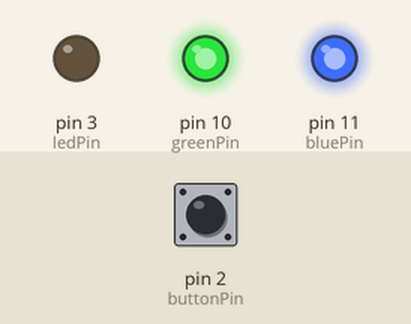
The sketch below on a simulated Arduino Uno, built with avr-gcc and run on an emulated ATmega328P. Shown: output pins drawn as LEDs (lit = HIGH). Dashed ring = blinking. The inputs (shaded band) are chosen by the test bench; at power-on: pin 2 (buttonPin) LOW.

Above: at 1.2 s.
1.3 s: pin 2 (buttonPin) pulled HIGH for 0.15 s
At 2.4 s:
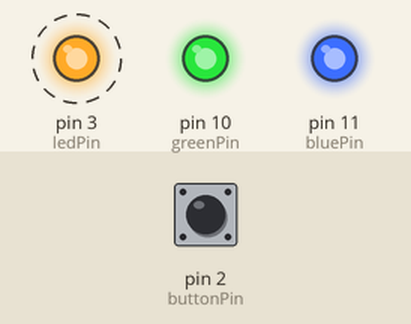
Timing chart, 0 to 10.4 s (numbered marks = the images above; inputs shaded):
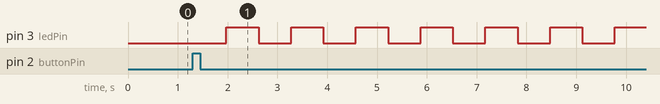

Measured:
- after the input at 1.3 s, pin 3 (ledPin): alternates HIGH for 0.65 s and LOW for 0.65 s, starting after 0.67 s

The sketch:

HW3-2.ino
```cpp
const int buttonPin = 2;
const int ledPin = 3;
const int greenPin = 10;
const int bluePin = 11;
const int pressedLevel = HIGH;

// 常亮、慢閃、中速閃、快閃。
const unsigned long blinkIntervals[] = {0, 650, 320, 120};

int mode = 0;
int lastReading;
int stableButton;
bool ledOn = true;
unsigned long buttonChangedAt = 0;
unsigned long lastBlinkAt = 0;

void setup() {
  pinMode(buttonPin, INPUT);
  lastReading = stableButton = digitalRead(buttonPin);

  pinMode(ledPin, OUTPUT);
  pinMode(greenPin, OUTPUT);
  pinMode(bluePin, OUTPUT);

  digitalWrite(ledPin, LOW);
  digitalWrite(greenPin, HIGH);
  digitalWrite(bluePin, HIGH);
}

void loop() {
  unsigned long now = millis();
  int reading = digitalRead(buttonPin);

  if (reading != lastReading) {
    lastReading = reading;
    buttonChangedAt = now;
  }

  // 讀值穩定 25 毫秒後才接受，避免按一下跳兩格。
  if (reading != stableButton && now - buttonChangedAt >= 25) {
    stableButton = reading;

    if (stableButton == pressedLevel) {
      mode = (mode + 1) % 4;
      ledOn = true;
      lastBlinkAt = now;
    }
  }

  if (mode != 0 && now - lastBlinkAt >= blinkIntervals[mode]) {
    ledOn = !ledOn;
    lastBlinkAt = now;
  }

  digitalWrite(ledPin, ledOn ? LOW : HIGH);
}
```
